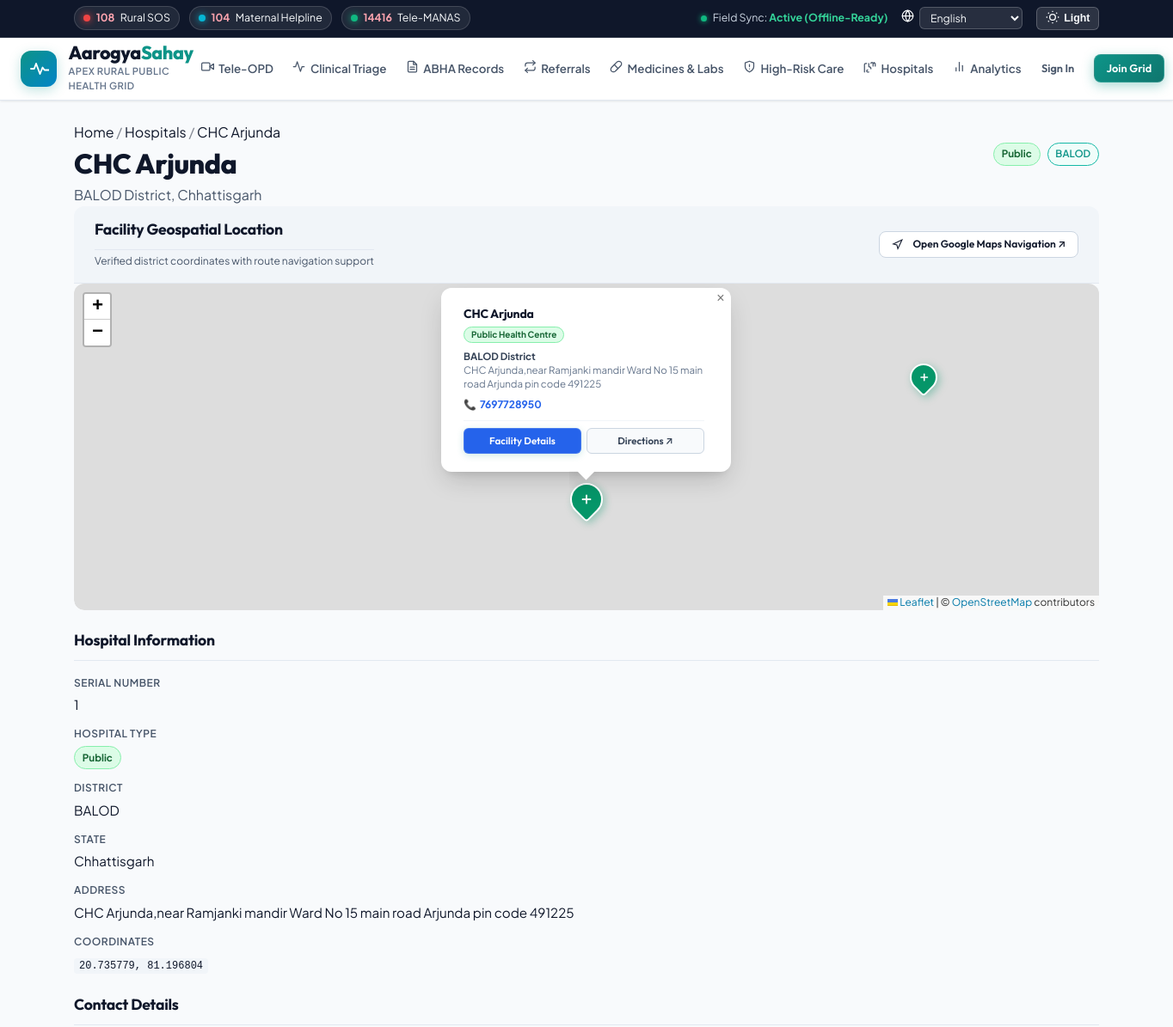
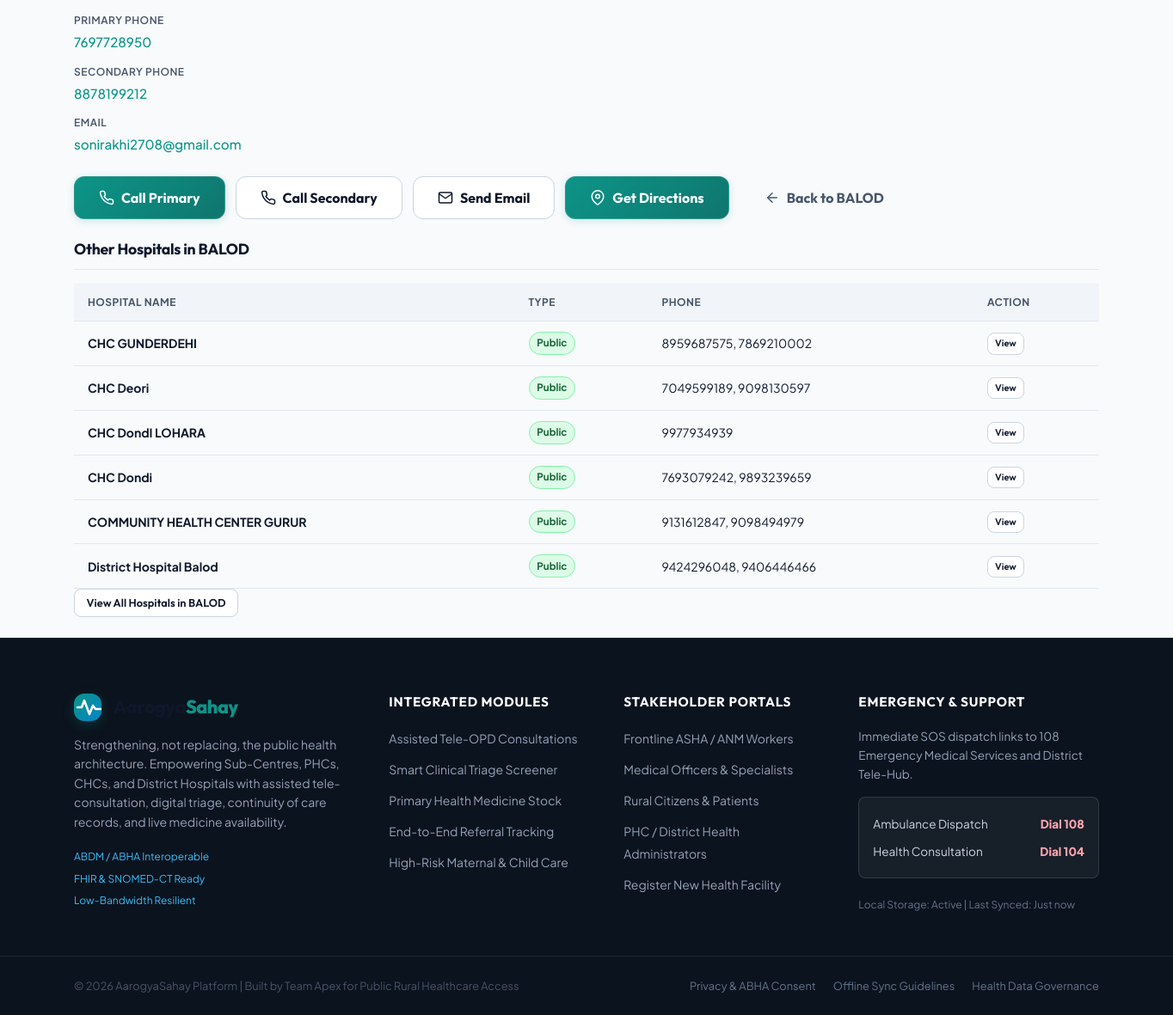
Screenshot of /hospitals/1 with the database file from the repository (2 pictures, top to bottom).
### tables this page shows
CREATE TABLE hospitals (
            id INTEGER PRIMARY KEY AUTOINCREMENT,
            sno TEXT,
            district TEXT NOT NULL,
            hospital_type TEXT NOT NULL,
            hospital_name TEXT NOT NULL,
            address TEXT,
            phone1 TEXT,
            phone2 TEXT,
            email TEXT,
            state TEXT DEFAULT 'Chhattisgarh',
            created_at TIMESTAMP DEFAULT CURRENT_TIMESTAMP,
            updated_at TIMESTAMP DEFAULT CURRENT_TIMESTAMP
        , latitude REAL, longitude REAL, geocoded_at TIMESTAMP);

### routes/hospitals.py (the view)
@hospitals_bp.route('/<int:hospital_id>')
def hospital_detail(hospital_id):
    db = get_db()
    hospital = db.execute("SELECT * FROM hospitals WHERE id = ?", (hospital_id,)).fetchone()
    if not hospital:
        return "Hospital not found", 404
    hospital_dict = dict(hospital)
    nearby = db.execute(
        "SELECT id, hospital_name, hospital_type, district, address, phone1, latitude, longitude FROM hospitals WHERE district = ? AND id != ? ORDER BY hospital_name LIMIT 6",
        (hospital['district'], hospital_id)
    ).fetchall()
    nearby_list = [dict(h) for h in nearby]
    return render_template('hospitals/detail.html', hospital=hospital_dict, nearby_hospitals=nearby_list)

### app.py (called while the page is built)
@app.context_processor
def inject_global_data():
    current_user = None
    if "user_id" in session:
        db = get_db()
        current_user = db.execute("SELECT * FROM users WHERE id = ?", (session["user_id"],)).fetchone()
    return dict(current_user=current_user)

### db.py (called while the page is built)
def get_db():
    if "db" not in g:
        g.db = sqlite3.connect(DATABASE)
        g.db.row_factory = sqlite3.Row
        g.db.execute("PRAGMA journal_mode=WAL")       # Better concurrent read perf
        g.db.execute("PRAGMA foreign_keys=ON")         # Enforce referential integrity
    return g.db

### templates/hospitals/detail.html (shortened to what this page needs)
{% extends "base.html" %}
{% block extra_head %}
<link rel="stylesheet" href="https://unpkg.com/leaflet@1.9.4/dist/leaflet.css" />
{% endblock %}
{% block breadcrumbs %}
<div class="container breadcrumbs-bar">
    <nav class="breadcrumbs" aria-label="Breadcrumb">
        <a href="{{ url_for('index') }}">Home</a>
        <span class="breadcrumb-sep" aria-hidden="true">/</span>
        <a href="{{ url_for('hospitals.list_hospitals') }}">Hospitals</a>
        <span class="breadcrumb-sep" aria-hidden="true">/</span>
        <span class="breadcrumb-current" aria-current="page">{{ hospital['hospital_name'] }}</span>
    </nav>
</div>
{% endblock %}
{% block content %}
<div class="container page-container">
    <header class="page-header">
        <div class="header-content">
            <div>
                <h1 class="page-title">{{ hospital['hospital_name'] }}</h1>
                <p class="page-subtitle">{{ hospital['district'] }} District, Chhattisgarh</p>
            </div>
            <div class="header-badges">
                <span class="type-badge type-{{ hospital['hospital_type']|lower }}">{{ hospital['hospital_type'] }}</span>
                <span class="district-badge">{{ hospital['district'] }}</span>
            </div>
        </div>
    </header>
    <div class="map-card card" style="margin-bottom: 1.5rem;">
        <div class="card-header" style="display: flex; justify-content: space-between; align-items: center; flex-wrap: wrap; gap: 8px;">
            <div>
                <h2 class="card-title" style="margin: 0;">Facility Geospatial Location</h2>
                <p class="text-muted" style="margin: 3px 0 0; font-size: 12px;">Verified district coordinates with route navigation support</p>
            </div>
            {% if hospital['latitude'] and hospital['longitude'] %}
            <a href="https://www.google.com/maps/dir/?api=1&destination={{ hospital['latitude'] }},{{ hospital['longitude'] }}" target="_blank" rel="noopener" class="btn btn-outline btn-sm" style="font-size: 12px;">
                <svg viewBox="0 0 24 24" width="13" height="13" fill="none" stroke="currentColor" stroke-width="2" style="vertical-align:middle; margin-right:4px;"><polygon points="3 11 22 2 13 21 11 13 3 11"/></svg>
                Open Google Maps Navigation ↗
            </a>
            {% endif %}
        </div>
        <div class="map-container" style="height: 380px; width: 100%; position: relative;">
            <div id="hospital-detail-map" style="width: 100%; height: 100%;"></div>
        </div>
    </div>
    <div class="grid grid-2">
        <div class="card info-card">
            <h2 class="card-title">Hospital Information</h2>
            <dl class="info-list">
                <div class="info-item">
                    <dt>Serial Number</dt>
                    <dd>{{ hospital['sno'] }}</dd>
                </div>
                <div class="info-item">
                    <dt>Hospital Type</dt>
                    <dd><span class="type-badge type-{{ hospital['hospital_type']|lower }}">{{ hospital['hospital_type'] }}</span></dd>
                </div>
                <div class="info-item">
                    <dt>District</dt>
                    <dd>{{ hospital['district'] }}</dd>
                </div>
                <div class="info-item">
                    <dt>State</dt>
                    <dd>{{ hospital['state'] }}</dd>
                </div>
                <div class="info-item">
                    <dt>Address</dt>
                    <dd class="address-full">{{ hospital['address'] }}</dd>
                </div>
                {% if hospital['latitude'] and hospital['longitude'] %}
                <div class="info-item">
                    <dt>Coordinates</dt>
                    <dd><code style="background:var(--bg-surface-elevated); padding:2px 6px; border-radius:4px; font-size:12px;">{{ hospital['latitude'] }}, {{ hospital['longitude'] }}</code></dd>
                </div>
                {% endif %}
            </dl>
        </div>
        <div class="card contact-card">
            <h2 class="card-title">Contact Details</h2>
            <dl class="info-list">
                {% if hospital['phone1'] %}
                <div class="info-item">
                    <dt>Primary Phone</dt>
                    <dd><a href="tel:{{ hospital['phone1'] }}" class="contact-link">{{ hospital['phone1'] }}</a></dd>
                </div>
                {% endif %}
                {% if hospital['phone2'] %}
                <div class="info-item">
                    <dt>Secondary Phone</dt>
                    <dd><a href="tel:{{ hospital['phone2'] }}" class="contact-link">{{ hospital['phone2'] }}</a></dd>
                </div>
                {% endif %}
                {% if hospital['email'] %}
                <div class="info-item">
                    <dt>Email</dt>
                    <dd><a href="mailto:{{ hospital['email'] }}" class="contact-link">{{ hospital['email'] }}</a></dd>
                </div>
                {% endif %}
            </dl>
        </div>
    </div>
    <div class="action-bar card" style="margin-top: 1.5rem;">
        <div class="action-buttons">
            {% if hospital['phone1'] %}
            <a href="tel:{{ hospital['phone1'] }}" class="btn btn-primary btn-lg">
                Call Primary
            </a>
            {% endif %}
            {% if hospital['phone2'] %}
            <a href="tel:{{ hospital['phone2'] }}" class="btn btn-outline btn-lg">
                Call Secondary
            </a>
            {% endif %}
            {% if hospital['email'] %}
            <a href="mailto:{{ hospital['email'] }}" class="btn btn-outline btn-lg">
                <svg viewBox="0 0 24 24" width="18" height="18" fill="none" stroke="currentColor" stroke-width="2" stroke-linecap="round" stroke-linejoin="round"><path d="M4 4h16c1.1 0 2 .9 2 2v12c0 1.1-.9 2-2 2H4c-1.1 0-2-.9-2-2V6c0-1.1.9-2 2-2z"></path><polyline points="22,6 12,13 2,6"></polyline></svg>
                Send Email
            </a>
            {% endif %}
            {% if hospital['latitude'] and hospital['longitude'] %}
            <a href="https://www.google.com/maps/dir/?api=1&destination={{ hospital['latitude'] }},{{ hospital['longitude'] }}" target="_blank" rel="noopener" class="btn btn-primary btn-lg">
                <svg viewBox="0 0 24 24" width="18" height="18" fill="none" stroke="currentColor" stroke-width="2" stroke-linecap="round" stroke-linejoin="round"><path d="M21 10c0 7-9 13-9 13s-9-6-9-13a9 9 0 0 1 18 0z"></path><circle cx="12" cy="10" r="3"></circle></svg>
                Get Directions
            </a>
            {% endif %}
            <a href="{{ url_for('hospitals.list_hospitals', district=hospital['district']) }}" class="btn btn-ghost btn-lg">
                <svg viewBox="0 0 24 24" width="18" height="18" fill="none" stroke="currentColor" stroke-width="2" stroke-linecap="round" stroke-linejoin="round"><path d="M19 12H5"></path><polyline points="12 19 5 12 12 5"></polyline></svg>
                Back to {{ hospital['district'] }}
            </a>
        </div>
    </div>
    <div class="card nearby-card" style="margin-top: 1.5rem;">
        <h2 class="card-title">Other Hospitals in {{ hospital['district'] }}</h2>
        <div class="nearby-list">
            {% if nearby_hospitals %}
            <table class="data-table nearby-table">
                <thead>
                    <tr>
                        <th>Hospital Name</th>
                        <th>Type</th>
                        <th>Phone</th>
                        <th>Action</th>
                    </tr>
                </thead>
                <tbody>
                    {% for h in nearby_hospitals %}
                    <tr>
                        <td><strong>{{ h['hospital_name'] }}</strong></td>
                        <td><span class="type-badge type-{{ h['hospital_type']|lower }}">{{ h['hospital_type'] }}</span></td>
                        <td>{% if h['phone1'] %}<a href="tel:{{ h['phone1'] }}">{{ h['phone1'] }}</a>{% else %}-{% endif %}</td>
                        <td>
                            <a href="{{ url_for('hospitals.hospital_detail', hospital_id=h['id']) }}" class="btn btn-outline btn-sm" style="font-size: 11px; padding: 4px 8px;">View</a>
                        </td>
                    </tr>
                    {% endfor %}
                </tbody>
            </table>
            <a href="{{ url_for('hospitals.list_hospitals', district=hospital['district']) }}" class="btn btn-outline btn-sm mt-3" style="display: inline-block;">View All Hospitals in {{ hospital['district'] }}</a>
            {% else %}
            <p class="no-nearby">No other hospitals found in this district.</p>
            {% endif %}
        </div>
    </div>
</div>
{% endblock %}

### templates/hospitals/detail.html (style rules this page uses)
.leaflet-container { font-family: 'Plus Jakarta Sans', -apple-system, BlinkMacSystemFont, sans-serif; border-radius: var(--radius-md); z-index: 10; }

### rows the page displays
hospitals: hospital_name "CHC Arjunda", district "BALOD", hospital_type "Public", sno "1", state "Chhattisgarh", address "CHC Arjunda,near Ramjanki mandir Ward No 15 main road Arjunda pin code 491225", latitude "20.735779", longitude "81.196804", phone1 "7697728950", phone2 "8878199212", email "sonirakhi2708@gmail.com"
hospitals: hospital_name "CHC GUNDERDEHI", hospital_type "Public", phone1 "8959687575, 7869210002"
hospitals: hospital_name "CHC Deori", hospital_type "Public", phone1 "7049599189, 9098130597"
hospitals: hospital_name "CHC DondI LOHARA", hospital_type "Public", phone1 "9977934939"
hospitals: hospital_name "CHC Dondi", hospital_type "Public", phone1 "7693079242, 9893239659"
hospitals: hospital_name "COMMUNITY HEALTH CENTER GURUR", hospital_type "Public", phone1 "9131612847, 9098494979"
hospitals: hospital_name "District Hospital Balod", hospital_type "Public", phone1 "9424296048, 9406446466"
